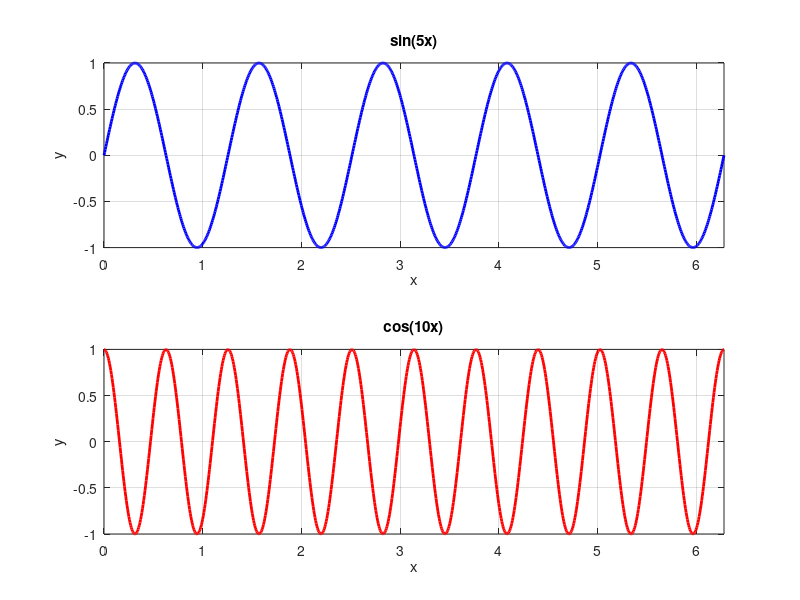

Write the MATLAB code that produced this figure. (Note: this script raises an error after producing the figure.)
%This code was designed by Michail Gouvalaris on January 06th 2024.
%It is intended for academic use at the Dept. of Informatics and Telecommunication of University of Ioannina.


%This code was designed and compiled at Matlab R2023a (9.14.0.2206163)


%The code generates a figure with two subplots, each showing a plot of a mathematical function. 
%The first subplot displays the graph of y = sin(5x), and the second subplot shows the graph of y = cos(10x). 
%The overall figure has a super title indicating the functions being plotted.

% Define the range for x
x = linspace(0, 2*pi, 1000);

% Calculate the functions
y1 = sin(5*x);
y2 = cos(10*x);

% Plot the functions in separate subplots
subplot(2,1,1);
plot(x, y1, 'b-', 'LineWidth', 2);
title('sin(5x)');
xlabel('x');
ylabel('y');
xlim([0, 2*pi]);
ylim([-1, 1]);
grid on;

subplot(2,1,2);
plot(x, y2, 'r-', 'LineWidth', 2);
title('cos(10x)');
xlabel('x');
ylabel('y');
xlim([0, 2*pi]);
ylim([-1, 1]);
grid on;

% Adjust the overall title for the entire figure
sgtitle('Plot of sin(5x) and cos(10x)');
